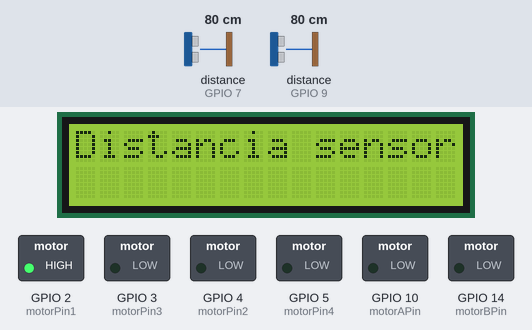
Bench run of a sketch on a simulated ESP32-S3. On the bench: 16×2 character LCD, switched loads named in the sketch (green lamp = pin HIGH). The test bench sets the inputs (shaded band); at power-on: distance to the obstacle (sensors on GPIO 7, GPIO 9) 80 cm. The echo pulse lasts 58.3 µs per cm; WiFi joins after 1.5 s; servers stay silent unless stated; storage starts empty; what the sketch prints to the serial monitor is not drawn.

Above: at 3.3 s.
3.4 s: distance to the obstacle (sensor on GPIO 7) set to 6 cm
5.0 s: distance to the obstacle (sensor on GPIO 7) set to 3 cm
At 6.3 s:
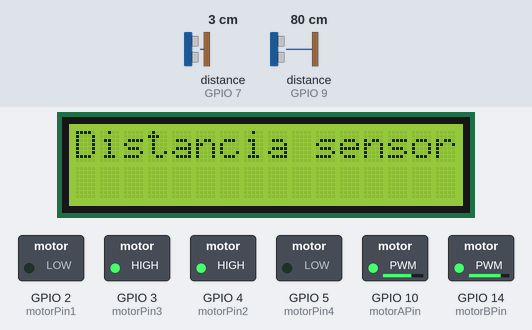
6.6 s: distance to the obstacle (sensor on GPIO 9) set to 6 cm
9.0 s: distance to the obstacle (sensor on GPIO 9) set to 3 cm
At 10.2 s:
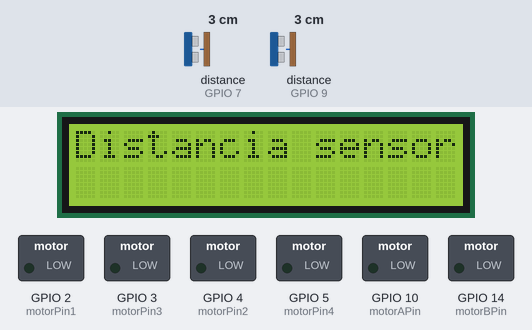
10.6 s: distance to the obstacle (sensor on GPIO 7) set to 9 cm
At 12.9 s:
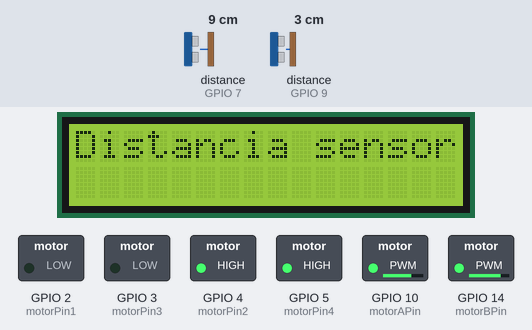
13.2 s: distance to the obstacle (sensor on GPIO 9) set to 9 cm
At 15.7 s:
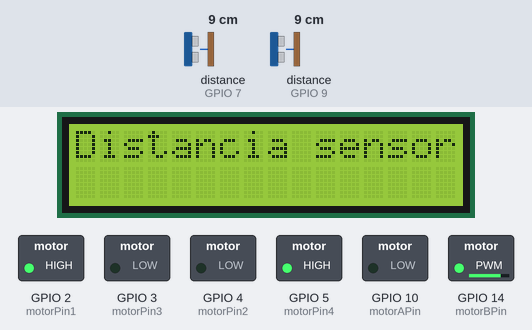
Timing chart, 0 to 16.9 s (numbered marks = the images above; inputs shaded):
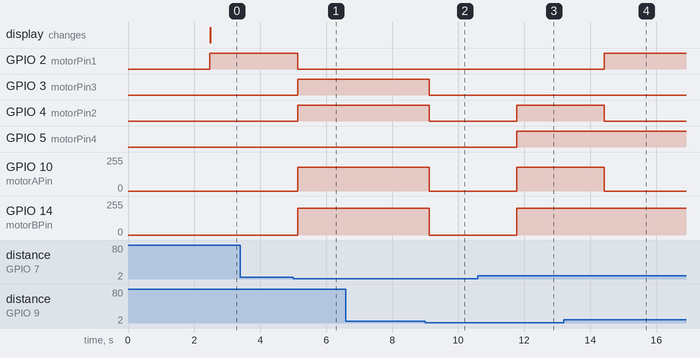

The sketch:

WEMOStelegramBASE.ino
```cpp
#include "Librerias.h"
#include "Definitions.h"
#include "SD_config.h"
#include "auto.h"


void setup() {
   lcd.begin(16, NUM_FILAS_LCD);
 // lcd.begin(16, 2); // Inicializar el LCD (16 columnas y 2 filas)
 // initialize LCD
  lcd.init();
  // turn on LCD backlight
  lcd.backlight();
  ///////////////////////////////////////////////
 // Configuración de los pines de control H
  pinMode(motorPin1, OUTPUT);
  pinMode(motorPin2, OUTPUT);
  pinMode(motorPin3, OUTPUT);
  pinMode(motorPin4, OUTPUT);
  pinMode(motorAPin, OUTPUT);
  pinMode(motorBPin, OUTPUT);
//////////////////////////////////////////////////
  Serial.begin(921600); // eliminar el serial al final

  #ifdef ESP8266
    configTime(0, 0, "pool.ntp.org");      // obtener la hora UTC a través de NTP
    client.setTrustAnchors(&cert); // Agregar el certificado raíz para api.telegram.org
  #endif

  // Conectar a Wi-Fi
  WiFi.mode(WIFI_STA);
  WiFi.begin(ssid, password);
  #ifdef ESP32
    client.setCACert(TELEGRAM_CERTIFICATE_ROOT); // Agregar el certificado raíz para api.telegram.org
  #endif

  while (WiFi.status() != WL_CONNECTED) {
    delay(1000);
    Serial.println("Conectando a WiFi..");
  }

  // Inicializar el sistema de archivos SPIFFS para guardar el chat (Comentado temporalmente)
  if (!SPIFFS.begin()) {
   Serial.println("Error al inicializar SPIFFS");
  }

  // Print ESP32 Local IP Address
  Serial.println(WiFi.localIP());
}

void loop() {
lcd.setCursor(0, 0);


  if (millis() > lastTimeBotRan + botRequestDelay)  {
    int numNewMessages = bot.getUpdates(bot.last_message_received + 1);

    while(numNewMessages) {
      Serial.println("got response");
      handleNewMessages(numNewMessages);
      numNewMessages = bot.getUpdates(bot.last_message_received + 1);
    }
    lastTimeBotRan = millis();

  }


//////////////////////////////////////////////////////////////////////////
  // Lectura de distancias desde los sensores ultrasonicos
  unsigned int distance1 = sonar1.ping_cm();
  unsigned int distance2 = sonar2.ping_cm();

  // Comprueba si hay obstáculos en ambos lados del carro
  if (distance1 < obstacleDistance && distance2 < obstacleDistance) {
    // Detener el carro si encuentra obstáculos en ambos lados
    stopCar();
    Serial.println("Obstáculo detectado en ambos lados. Deteniendo el carro.");
  } else if (distance1 < obstacleDistance) {
    // Obstáculo detectado en el sensor 1, girar al otro lado
    turnRight();
    Serial.println("Obstáculo detectado en el lado derecho. Girando hacia la izquierda.");
  } else if (distance2 < obstacleDistance) {
    // Obstáculo detectado en el sensor 2, girar al otro lado
    turnLeft();
    Serial.println("Obstáculo detectado en el lado izquierdo. Girando hacia la derecha.");
  } else {
    // No hay obstáculos, avanzar el carro a una velocidad media
    driveForward();
    Serial.println("Avanzando...");
  }

  // Muestra las distancias en el monitor serial
  Serial.print("Distancia sensor 1: ");
  Serial.print(distance1);
  Serial.print(" cm | ");
  Serial.print("Distancia sensor 2: ");
  Serial.print(distance2);
  Serial.println(" cm");
 escribirEnLCD("Distancia sensor 1: ", distance1, 0);


  delay(1000);  // Retardo antes de la siguiente iteración
/////////////////////////////////////////////////////////////////////////////////////////

}
```

Definitions.h
```cpp
const char* ssid = "Torre_5G";
const char* password = "484cx9900";

#define BOTtoken "5960342524:AAHRXsM6sjsydOhF_yYNfVd_KWWUGyS79lo" // your Bot Token (Get from Botfather)
#define CHAT_ID "5658825194"

#ifndef AUTO_H
#define AUTO_H

String textoLCD[2]; // Arreglo para almacenar el texto en cada nivel del LCD (hasta 2 filas)// Variable global para almacenar el texto del LCD

 // //////////////////////////////////////////////////////////////////////////////
// set the LCD number of columns and rows
int lcdColumns = 16;
int lcdRows = 2;
// set LCD address, number of columns and rows
// if you don't know your display address, run an I2C scanner sketch
LiquidCrystal_I2C lcd(0x27, lcdColumns, lcdRows);
/////////////////////////////////////////////////////////////////////////

const int NUM_FILAS_LCD = 2; // Número de filas del LCD
#ifdef ESP8266
  X509List cert(TELEGRAM_CERTIFICATE_ROOT);
#endif

WiFiClientSecure client;
UniversalTelegramBot bot(BOTtoken, client);

// Checks for new messages every 1 second.
int botRequestDelay = 1000;
unsigned long lastTimeBotRan;


void handleNewMessages(int numNewMessages) {
  Serial.println("handleNewMessages");
  Serial.println(String(numNewMessages));

  for (int i=0; i<numNewMessages; i++) {
    // Chat id del remitente
    String chat_id = String(bot.messages[i].chat_id);
    if (chat_id != CHAT_ID){
      bot.sendMessage(chat_id, "Unauthorized user", "");
      continue;
    }

    // Imprimimos el mensaje recibido
    String text = bot.messages[i].text;
    Serial.println(text);


    String from_name = bot.messages[i].from_name;

    if (text == "/start") {
      String welcome = "Bienvenido, " + from_name + ".\n";
      welcome += "Utiliza los siguientes comandos para controlar tus salidas y obtener estados de sensores.\n\n";
      welcome += "/state para solicitar el estado actual de las salidas\n";
      welcome += "/SFR para obtener el estado del sensor de distancia frontal\n";
      welcome += "/SBR para obtener el estado del sensor de barrido\n";
      welcome += "/SPT para obtener el estado del sensor posterior\n";
      welcome += "/FRTEMP para obtener la temperatura frontal\n";
      welcome += "/PTTEMP para obtener la temperatura posterior\n";
      bot.sendMessage(chat_id, welcome, "");
    }

    // Resto de comandos para controlar salidas y obtener estados de sensores (por ejemplo, "/led_on1", "/SFR", "/SBR", "/SPT", "/FRTEMP", "/PTTEMP")

    // Guardamos los mensajes en la SD Card (Comentado temporalmente)
    // saveMessageToSD(chat_id, text);
  }
}


void escribirEnLCD(String texto, int valor, int nivel) {
  // Verifica que el nivel sea válido (0 o 1 para un LCD de 2 filas)
  if (nivel >= 0 && nivel < NUM_FILAS_LCD) {
    // Actualiza el texto almacenado en la variable global con el texto y el valor
    textoLCD[nivel] = texto + valor;

    lcd.clear(); // Limpia el LCD
    for (int i = 0; i <  NUM_FILAS_LCD; i++) {
      lcd.setCursor(0, i); // Establece la posición del cursor para cada nivel
      lcd.print(textoLCD[i]); // Escribe el texto en el LCD para cada nivel
    }
  }
}


#endif // AUTO_H
```

auto.h
```cpp
// Librería para controlar los sensores ultrasonicos


// Definición de los pines para el control H
// Ajusta los pines según tu configuración
int motorPin1 = 2;
int motorPin2 = 4;
int motorPin3 = 3;
int motorPin4 = 5;
int motorAPin = 10; // Enable para el motor A
int motorBPin = 14; // Enable para el motor B

// Definición de los pines para los sensores ultrasonicos HC-SR04
// Ajusta los pines según tu configuración
int triggerPin1 = 6;  // Pin de trigger del sensor ultrasonico 1
int echoPin1 = 7;     // Pin de echo del sensor ultrasonico 1
int triggerPin2 = 8;  // Pin de trigger del sensor ultrasonico 2
int echoPin2 = 9;     // Pin de echo del sensor ultrasonico 2

// Distancia de detección de obstáculos en centímetros
int obstacleDistance = 5;

// Declaración de objetos para los sensores ultrasonicos HC-SR04
NewPing sonar1(triggerPin1, echoPin1, 200);  // Ajusta el máximo rango de detección según tus necesidades
NewPing sonar2(triggerPin2, echoPin2, 200);  // Ajusta el máximo rango de detección según tus necesidades

// Variables de control de velocidad
int minSpeed = 130; // Velocidad mínima permitida
int maxSpeed = 200; // Velocidad máxima permitida
  // Lectura de distancias desde los sensores ultrasonicos
  unsigned int distance1 = sonar1.ping_cm();
  unsigned int distance2 = sonar2.ping_cm();


// Función para avanzar el carro a una velocidad media
void driveForward() {
  int speed = map(distance1 + distance2, obstacleDistance * 2, 0, minSpeed, maxSpeed);
  analogWrite(motorAPin, speed);
  digitalWrite(motorPin1, HIGH);
  digitalWrite(motorPin2, LOW);

}

// Función para detener el carro
void stopCar() {
  digitalWrite(motorPin1, LOW);
  digitalWrite(motorPin2, LOW);
  digitalWrite(motorPin3, LOW);
  digitalWrite(motorPin4, LOW);
  analogWrite(motorAPin, 0);
  analogWrite(motorBPin, 0);
}

// Función para girar a la derecha
void turnRight() {

  analogWrite(motorAPin, 180);
  analogWrite(motorBPin, 200);
  digitalWrite(motorPin1, LOW);
  digitalWrite(motorPin2, HIGH);
  digitalWrite(motorPin3, HIGH);
  digitalWrite(motorPin4, LOW);
}

// Función para girar a la izquierda
void turnLeft() {

  analogWrite(motorAPin, 180);
  analogWrite(motorBPin, 200);
  digitalWrite(motorPin1, LOW);
  digitalWrite(motorPin2, HIGH);
  digitalWrite(motorPin3, LOW);
  digitalWrite(motorPin4, HIGH);
}
```

SD_config.h
```cpp
// Funciones para guardar mensajes en la SD Card (Comentado temporalmente)
void saveMessageToSD(const String& chat_id, const String& message) {
//   // Código para guardar mensajes en la SD Card
}

void saveQuickResponseToSD(const String& response) {
//   // Código para guardar respuestas rápidas en la SD Card
}

 void saveActionToSD(const String& action) {
//   // Código para guardar comandos de acción en la SD Card
 }

// Función para manejar nuevos mensajes recibidos
```

Librerias.h
```cpp
#include <WiFi.h>
#include <UniversalTelegramBot.h>
#include <Wire.h>
#include <LiquidCrystal_I2C.h>
#include <Servo.h>
#include <SD.h> // Comentamos la inclusión de la librería para el módulo SD Card
#include <SPIFFS.h> // Para el manejo del sistema de archivos SPIFFS en ESP32
#include <WiFiClientSecure.h>
#include <NewPing.h>
```

Measured:
- the behaviour switches between 5 and 4 cm on distance to the obstacle (sensor on GPIO 7) (found by bisection; images 0 and 1)
- the behaviour switches between 5 and 4 cm on distance to the obstacle (sensor on GPIO 9) (found by bisection; images 1 and 2)
- after the input at 3.4 s, every drawn part: stays the same
- after the input at 5.0 s, GPIO 2 (motorPin1): HIGH → LOW after 0.14 s; GPIO 3 (motorPin3), GPIO 4 (motorPin2): LOW → HIGH after 0.14 s; GPIO 10 (motorAPin): 0/255 → 180/255 after 0.14 s; GPIO 14 (motorBPin): 0/255 → 200/255 after 0.14 s
- after the input at 6.6 s, every drawn part: stays the same
- after the input at 9.0 s, GPIO 3 (motorPin3), GPIO 4 (motorPin2): HIGH → LOW after 0.12 s; GPIO 10 (motorAPin): 180/255 → 0/255 after 0.12 s; GPIO 14 (motorBPin): 200/255 → 0/255 after 0.12 s
- after the input at 10.6 s, GPIO 4 (motorPin2), GPIO 5 (motorPin4): LOW → HIGH after 1.2 s; GPIO 10 (motorAPin): 0/255 → 180/255 after 1.2 s; GPIO 14 (motorBPin): 0/255 → 200/255 after 1.2 s
- after the input at 13.2 s, GPIO 2 (motorPin1): LOW → HIGH after 1.2 s; GPIO 4 (motorPin2): HIGH → LOW after 1.2 s; GPIO 10 (motorAPin): 180/255 → 0/255 after 1.2 s
